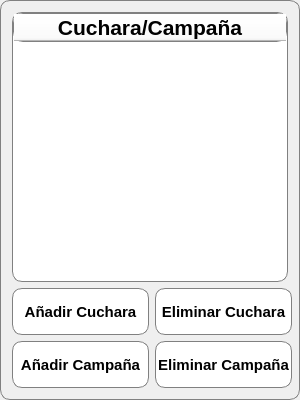
           <widget class="QFrame" name="frameCucharas">
            <property name="sizePolicy">
             <sizepolicy hsizetype="Preferred" vsizetype="Preferred">
              <horstretch>0</horstretch>
              <verstretch>0</verstretch>
             </sizepolicy>
            </property>
            <property name="minimumSize">
             <size>
              <width>98</width>
              <height>400</height>
             </size>
            </property>
            <property name="maximumSize">
             <size>
              <width>300</width>
              <height>16777215</height>
             </size>
            </property>
            <property name="sizeIncrement">
             <size>
              <width>0</width>
              <height>0</height>
             </size>
            </property>
            <property name="styleSheet">
             <string notr="true"> border: 1px solid gray;
    border-radius: 10px;

    min-width: 6em;


     background: qlineargradient(x1: 0, y1: 0, x2: 0, y2: 1,
                                 stop: 0 #E1E1E1, stop: 0.4 #DDDDDD,
                                 stop: 0.5 #D8D8D8, stop: 1.0 #D3D3D3);</string>
            </property>
            <layout class="QVBoxLayout" name="verticalLayout_8">
             <item>
              <widget class="QTreeWidget" name="treeMenu">
               <property name="sizePolicy">
                <sizepolicy hsizetype="Ignored" vsizetype="Preferred">
                 <horstretch>0</horstretch>
                 <verstretch>0</verstretch>
                </sizepolicy>
               </property>
               <property name="minimumSize">
                <size>
                 <width>98</width>
                 <height>0</height>
                </size>
               </property>
               <property name="maximumSize">
                <size>
                 <width>400</width>
                 <height>16777215</height>
                </size>
               </property>
               <property name="font">
                <font>
                 <family>Arial</family>
                 <pointsize>16</pointsize>
                 <italic>false</italic>
                 <underline>false</underline>
                 <strikeout>false</strikeout>
                </font>
               </property>
               <property name="styleSheet">
                <string notr="true"> border: 1px solid gray;
    border-radius: 10px;

    min-width: 6em;


     background: qlineargradient(x1: 0, y1: 0, x2: 0, y2: 1,
                                 stop: 0 #E1E1E1, stop: 0.4 #DDDDDD,
                                 stop: 0.5 #D8D8D8, stop: 1.0 #D3D3D3);
background-color: rgb(255, 255, 255)</string>
               </property>
               <property name="alternatingRowColors">
                <bool>true</bool>
               </property>
               <property name="indentation">
                <number>30</number>
               </property>
               <property name="animated">
                <bool>true</bool>
               </property>
               <property name="headerHidden">
                <bool>false</bool>
               </property>
               <column>
                <property name="text">
                 <string>Cuchara/Campaña</string>
                </property>
                <property name="font">
                 <font>
                  <family>Arial</family>
                  <pointsize>16</pointsize>
                  <bold>true</bold>
                 </font>
                </property>
                <property name="textAlignment">
                 <set>AlignCenter</set>
                </property>
                <property name="background">
                 <color>
                  <red>255</red>
                  <green>255</green>
                  <blue>255</blue>
                 </color>
                </property>
                <property name="foreground">
                 <brush brushstyle="SolidPattern">
                  <color alpha="255">
                   <red>0</red>
                   <green>0</green>
                   <blue>0</blue>
                  </color>
                 </brush>
                </property>
                <property name="icon">
                 <iconset>
                  <normaloff>:/Icons/ResourcesFolder/featherIcons/box.svg</normaloff>:/Icons/ResourcesFolder/featherIcons/box.svg</iconset>
                </property>
               </column>
              </widget>
             </item>
             <item>
              <widget class="QFrame" name="frame_14">
               <property name="sizePolicy">
                <sizepolicy hsizetype="Preferred" vsizetype="Preferred">
                 <horstretch>0</horstretch>
                 <verstretch>0</verstretch>
                </sizepolicy>
               </property>
               <property name="minimumSize">
                <size>
                 <width>280</width>
                 <height>100</height>
                </size>
               </property>
               <property name="maximumSize">
                <size>
                 <width>280</width>
                 <height>100</height>
                </size>
               </property>
               <property name="styleSheet">
                <string notr="true"> border: 0px solid gray;
    border-radius: 10px;

    min-width: 6em;


     background: qlineargradient(x1: 0, y1: 0, x2: 0, y2: 1,
                                 stop: 0 #E1E1E1, stop: 0.4 #DDDDDD,
                                 stop: 0.5 #D8D8D8, stop: 1.0 #D3D3D3);
background-color:rgba(255, 255, 255, 0);</string>
               </property>
               <property name="frameShape">
                <enum>QFrame::StyledPanel</enum>
               </property>
               <property name="frameShadow">
                <enum>QFrame::Raised</enum>
               </property>
               <layout class="QGridLayout" name="gridLayout">
                <property name="leftMargin">
                 <number>0</number>
                </property>
                <property name="topMargin">
                 <number>0</number>
                </property>
                <property name="rightMargin">
                 <number>0</number>
                </property>
                <property name="bottomMargin">
                 <number>0</number>
                </property>
                <item row="0" column="0">
                 <widget class="QPushButton" name="pbAddCuchara">
                  <property name="sizePolicy">
                   <sizepolicy hsizetype="Expanding" vsizetype="Preferred">
                    <horstretch>0</horstretch>
                    <verstretch>0</verstretch>
                   </sizepolicy>
                  </property>
                  <property name="minimumSize">
                   <size>
                    <width>137</width>
                    <height>40</height>
                   </size>
                  </property>
                  <property name="maximumSize">
                   <size>
                    <width>16777215</width>
                    <height>16777215</height>
                   </size>
                  </property>
                  <property name="font">
                   <font>
                    <family>Arial</family>
                    <pointsize>11</pointsize>
                    <bold>true</bold>
                   </font>
                  </property>
                  <property name="styleSheet">
                   <string notr="true">QPushButton{
	border:1px solid gray;
	border-radius:10px;
	color: rgb(0, 0, 0);
	background-color:rgb(255, 255, 255)
}
QPushButton:hover{
	background-color: rgba(255, 140, 34, 240);
}
QPushButton:pressed{
	background-color: rgba(235, 115, 9, 255);
}</string>
                  </property>
                  <property name="text">
                   <string>Añadir Cuchara</string>
                  </property>
                 </widget>
                </item>
                <item row="0" column="1">
                 <widget class="QPushButton" name="pbDeleteCuchara">
                  <property name="sizePolicy">
                   <sizepolicy hsizetype="Expanding" vsizetype="Preferred">
                    <horstretch>0</horstretch>
                    <verstretch>0</verstretch>
                   </sizepolicy>
                  </property>
                  <property name="minimumSize">
                   <size>
                    <width>137</width>
                    <height>40</height>
                   </size>
                  </property>
                  <property name="font">
                   <font>
                    <family>Arial</family>
                    <pointsize>11</pointsize>
                    <bold>true</bold>
                   </font>
                  </property>
                  <property name="styleSheet">
                   <string notr="true">QPushButton{
	border:1px solid gray;
	border-radius:10px;
	color: rgb(0, 0, 0);
	background-color:rgb(255, 255, 255)
}
QPushButton:hover{
	background-color: rgba(255, 140, 34, 240);
}
QPushButton:pressed{
	background-color: rgba(235, 115, 9, 255);
}</string>
                  </property>
                  <property name="text">
                   <string>Eliminar Cuchara</string>
                  </property>
                 </widget>
                </item>
                <item row="1" column="0">
                 <widget class="QPushButton" name="pbAddCampana">
                  <property name="sizePolicy">
                   <sizepolicy hsizetype="Preferred" vsizetype="Preferred">
                    <horstretch>0</horstretch>
                    <verstretch>0</verstretch>
                   </sizepolicy>
                  </property>
                  <property name="minimumSize">
                   <size>
                    <width>137</width>
                    <height>40</height>
                   </size>
                  </property>
                  <property name="font">
                   <font>
                    <family>Arial</family>
                    <pointsize>11</pointsize>
                    <bold>true</bold>
                   </font>
                  </property>
                  <property name="styleSheet">
                   <string notr="true">QPushButton{
	border:1px solid gray;
	border-radius:10px;
	color: rgb(0, 0, 0);
	background-color:rgb(255, 255, 255)
}
QPushButton:hover{
	background-color: rgba(255, 140, 34, 240);
}
QPushButton:pressed{
	background-color: rgba(235, 115, 9, 255);
}</string>
                  </property>
                  <property name="text">
                   <string>Añadir Campaña</string>
                  </property>
                 </widget>
                </item>
                <item row="1" column="1">
                 <widget class="QPushButton" name="pbDeleteCampana">
                  <property name="sizePolicy">
                   <sizepolicy hsizetype="Preferred" vsizetype="Preferred">
                    <horstretch>0</horstretch>
                    <verstretch>0</verstretch>
                   </sizepolicy>
                  </property>
                  <property name="minimumSize">
                   <size>
                    <width>137</width>
                    <height>40</height>
                   </size>
                  </property>
                  <property name="font">
                   <font>
                    <family>Arial</family>
                    <pointsize>11</pointsize>
                    <bold>true</bold>
                   </font>
                  </property>
                  <property name="styleSheet">
                   <string notr="true">QPushButton{
	border:1px solid gray;
	border-radius:10px;
	color: rgb(0, 0, 0);
	background-color:rgb(255, 255, 255)
}
QPushButton:hover{
	background-color: rgba(255, 140, 34, 240);
}
QPushButton:pressed{
	background-color: rgba(235, 115, 9, 255);
}</string>
                  </property>
                  <property name="text">
                   <string>Eliminar Campaña</string>
                  </property>
                 </widget>
                </item>
               </layout>
              </widget>
             </item>
            </layout>
           </widget>
